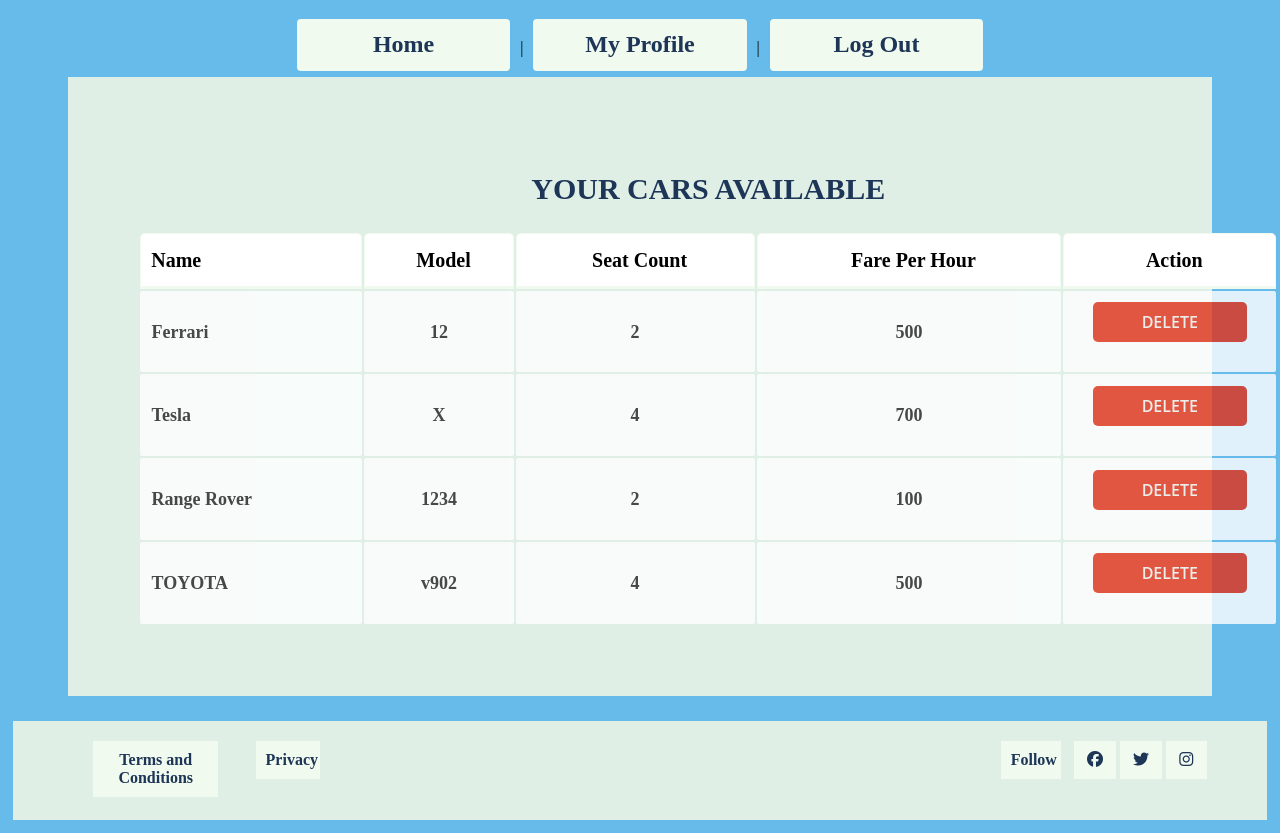
Page /View/AllCars.php (signed in) on the earlier database version.
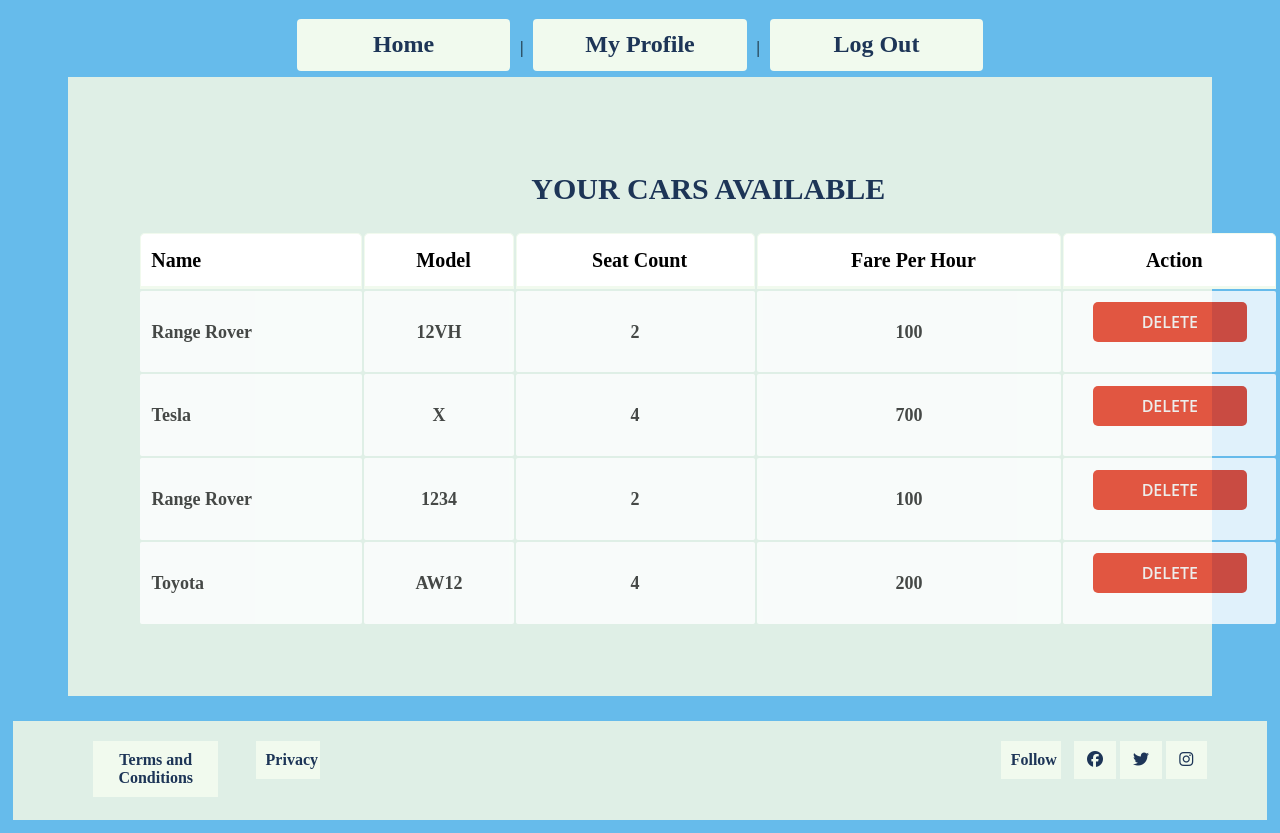
Same page on the later database version.
### tables this page shows
CREATE TABLE `car` (
  `car_id` int(20) NOT NULL,
  `carname` text NOT NULL,
  `carmodel` text NOT NULL,
  `sitcount` int(10) NOT NULL,
  `carphoto` longblob NOT NULL,
  `availability` varchar(255) NOT NULL,
  `fareperh` int(20) NOT NULL,
  `destination_from` varchar(128) NOT NULL,
  `destination_to` varchar(128) NOT NULL
);

### View/AllCars.php (the view, shortened to what this page needs)
<!DOCTYPE html>
<html lang="en">
<head>
    <link rel="stylesheet" href="../css/mycss.css">
</head>
<body>
    <nav>
        <a href="AdminHome.php">Home</a> |
        <a href="AdminProfile.php">My Profile</a> |
        <a href="logout.php">Log Out</a>
    </nav>
    <section class="pad-70 right">
        <div class="container">
            <h1>
                Your Cars Available
            </h1>
            <?php
            include('../model/db.php');
            $connection = new db();
            $conobj = $connection->OpenCon();
            $userQuery = $connection->Show($conobj, "car");
            if ($userQuery->num_rows > 0) {
                echo "<table><tr><th>Name</th><th>Model</th><th>Seat Count</th><th>Fare Per Hour</th><th>Action</th></tr>";
                while ($row = $userQuery->fetch_assoc()) {
                    echo "<tr><td>" . $row["carname"] . "</td><td>" . $row["carmodel"] . "</td><td>" . $row["sitcount"] . "</td><td>" . $row["fareperh"] . "</td><td>"  .
                        '<a class="btn btn-sm btn-danger" href="DeleteCar.php?car_id=' . $row["car_id"] . '">Delete</a>' . "</td></tr>";
                }
                echo "</table>";
            } else {
                echo "0 results";
            }
            ?>
        </div>
    </section>
    <footer>
        <div class="container footer-wrap">
            <div class="footer-left">
                <ul class="footer-menu">
                    <li><a href="">Terms and Conditions</a></li>
                    <li><a href="">Privacy</a></li>
                </ul>
            </div>
            <div class="footer-right">
                <ul class="footer-menu">
                    <li><a href="">Follow</a></li>
                    <li><a href=""><i class="fab fa-facebook"></i></a></li>
                    <li><a href=""><i class="fab fa-twitter"></i></a></li>
                    <li><a href=""><i class="fab fa-instagram"></i></a></li>
                </ul>
            </div>
        </div>
    </footer>
</body>
</html>
</body>
</html>

Differences in the rows shown:
removed car: carname "TOYOTA", carmodel "v902", sitcount "4", fareperh "500"
changed car (number 1 of 4 on the later page): carname "Ferrari" → "Range Rover"; carmodel "12" → "12VH"; fareperh "500" → "100"
added car: carname "Toyota", carmodel "AW12", sitcount "4", fareperh "200"
